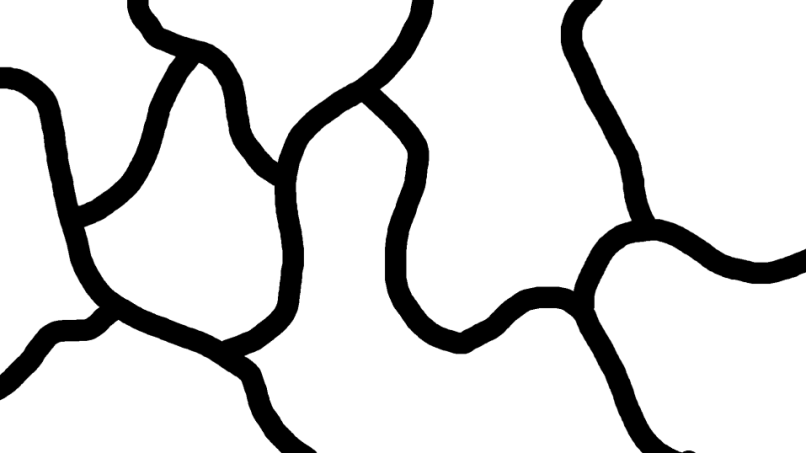
#> input picture sample.png, 806 x 453 px
$ python structure2d.py sample.png out.png
#> lines starting #> are read from the running program, lines starting #| are printed output that depends on the picture
#> further down, I is the input picture: shape (453, 806, 3); min 0, max 255, mean 214.9
import numpy as np
from skimage.io import imread
from skimage.transform import downscale_local_mean
import scipy as sp
from skimage.color import rgb2gray
import sys

def structure2d(I, sigma):

#> called with sigma = 0
    if(len(I.shape) > 2):
        img = rgb2gray(I)
    else:
        img = I

    # calculate the image gradient
    dIdy, dIdx = np.gradient(img)
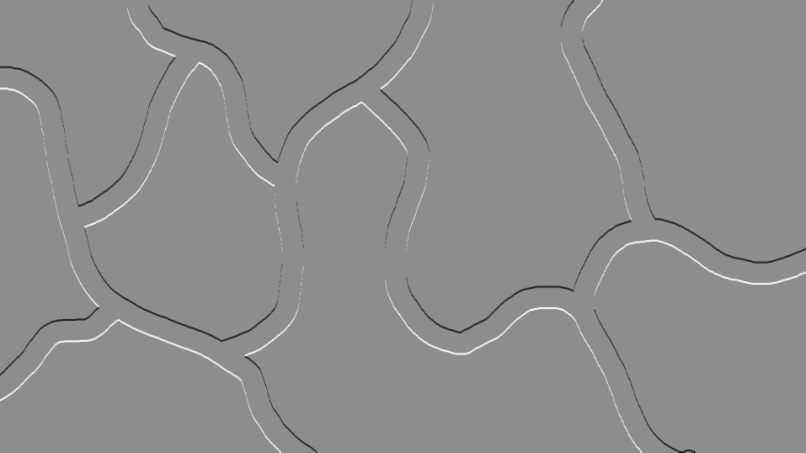
#> dIdy: shape (453, 806) float64; min -0.71, max 0.573, mean -5.11e-05; drawn with min black and max white
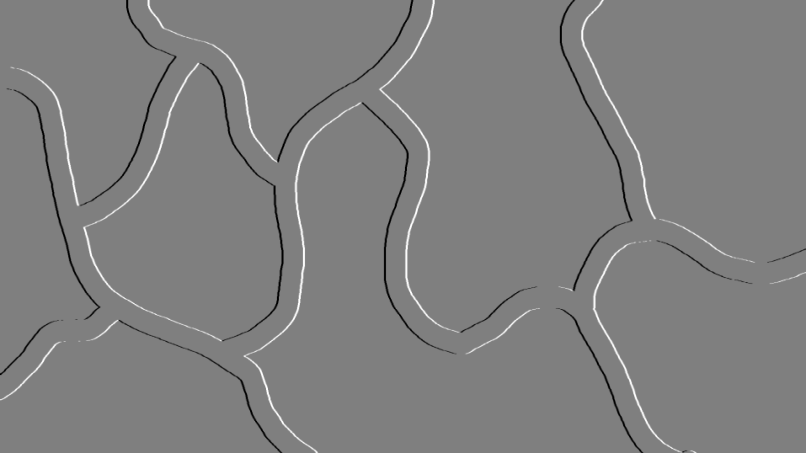
#> dIdx: shape (453, 806) float64; min -0.5, max 0.5, mean 6.32e-05; drawn with min black and max white


    # create the structure tensor
    T = np.zeros((img.shape[0], img.shape[1], 2, 2))
    T[:, :, 0, 0] = dIdy * dIdy
    T[:, :, 1, 1] = dIdx * dIdx
    T[:, :, 0, 1] = dIdx * dIdy
    T[:, :, 1, 0] = T[:, :, 0, 1]

    #if the sigma value is 0, don't do any blurring or resampling
    if sigma == 0:
        return T

    # otherwise blur and resample the image
    else:
        # blur the structure tensor
        T_blur = sp.ndimage.gaussian_filter(T, [sigma, sigma, 0, 0])

        # resample the structure tensor
        T_resampled = downscale_local_mean(T_blur, (sigma, sigma, 1, 1))

    return T_blur

if __name__ == "__main__":
    if(len(sys.argv) < 2):
        print("Provide an image file name for processing")
        exit()
    else:
        filename = sys.argv[1]
        print("processing file " + filename)
        I = imread(filename)
        T = structure2d(I, 0)

    if(len(sys.argv) > 2):
        # the user provided an output file name
        outfilename = sys.argv[2]
    else:
        outfilename = "out.npy"

    print("saving tensor field as " + outfilename)
    np.save(outfilename, T.astype(np.float32))
